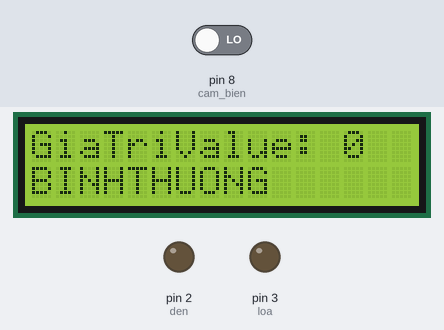
Bench run of a sketch on a simulated Arduino Uno, built with avr-gcc and run on an emulated ATmega328P. Shown: 16×2 character LCD, output pins drawn as LEDs (lit = HIGH). The inputs (shaded band) are chosen by the test bench; at power-on: pin 8 (cam_bien) LOW.

Above: at 1.7 s.
1.8 s: pin 8 (cam_bien) driven HIGH
At 2.5 s:
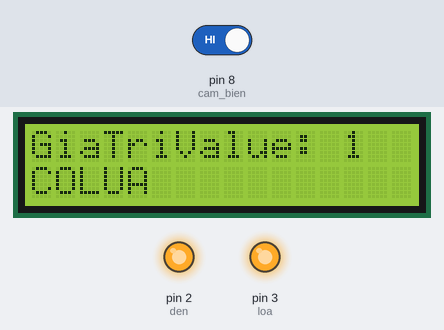
4.2 s: pin 8 (cam_bien) driven LOW
At 4.7 s:
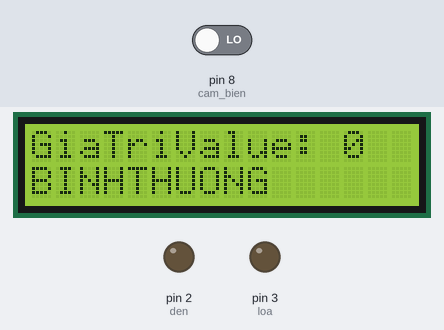
Timing chart, 0 to 7.2 s (numbered marks = the images above; inputs shaded):
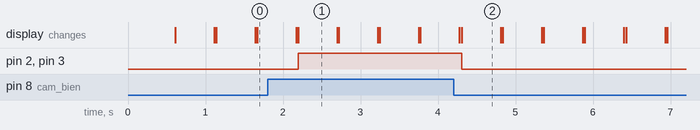

The sketch:

Arduino_voi_cam_bien_ngon_lua.ino
```cpp
#include <Wire.h>
#include <LiquidCrystal_I2C.h>
LiquidCrystal_I2C LCD(0x27,16,2);

int den = 2;
int loa = 3;
int cam_bien = 8;

void setup()
{
    LCD.init();
    LCD.backlight();
    LCD.println("hello");
    LCD.setCursor(0,1);
    LCD.println("CamBienLua");
    pinMode(den,OUTPUT);
    pinMode(loa,OUTPUT);
    pinMode(cam_bien,INPUT);
    delay(500);
}

void Arduino_voi_cam_bien_ngon_lua()
{
    int value = digitalRead(cam_bien);
    if(value == 1)
    {
        LCD.setCursor(0,0);
        LCD.print("GiaTriValue: ");
        LCD.println(value);
        LCD.setCursor(0,1);
        LCD.println("COLUA");
        digitalWrite(den,HIGH);
        digitalWrite(loa,HIGH);
    }
    else
    {
        LCD.setCursor(0,0);
        LCD.print("GiaTriValue: ");
        LCD.println(value);
        LCD.setCursor(0,1);
        LCD.println("BINHTHUONG");
        digitalWrite(den,LOW);
        digitalWrite(loa,LOW);
    }
    delay(500);
    LCD.clear();
}

void loop()
{
    Arduino_voi_cam_bien_ngon_lua();
}
```

Measured:
- after the input at 1.8 s, pin 2 (den), pin 3 (loa): LOW → HIGH after 0.40 s; the display: first differs from a run without the input after 0.40 s (image 1)
- after the input at 4.2 s, pin 2 (den), pin 3 (loa): HIGH → LOW after 0.10 s; the display: first differs from a run without the input after 0.10 s (image 2)
- what the display in image 1 shows lasts 0.5 s, from 2.2 s to 2.7 s
